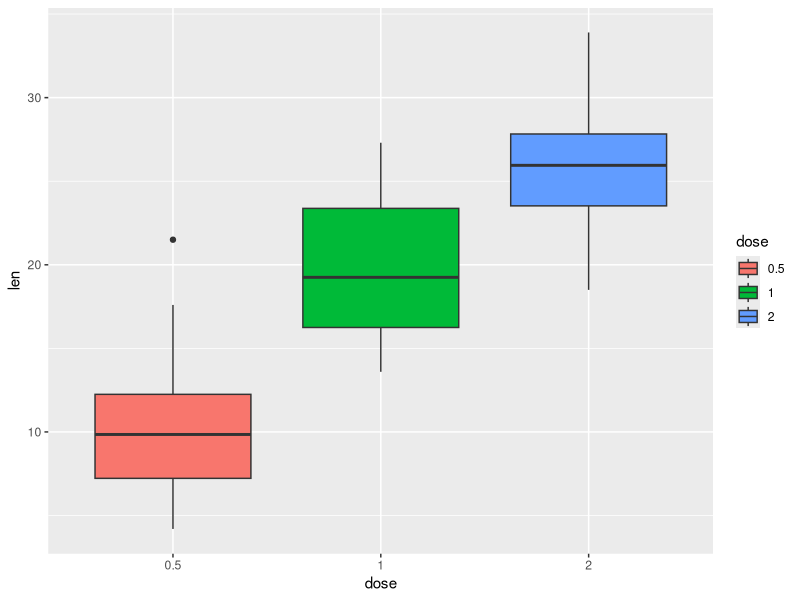
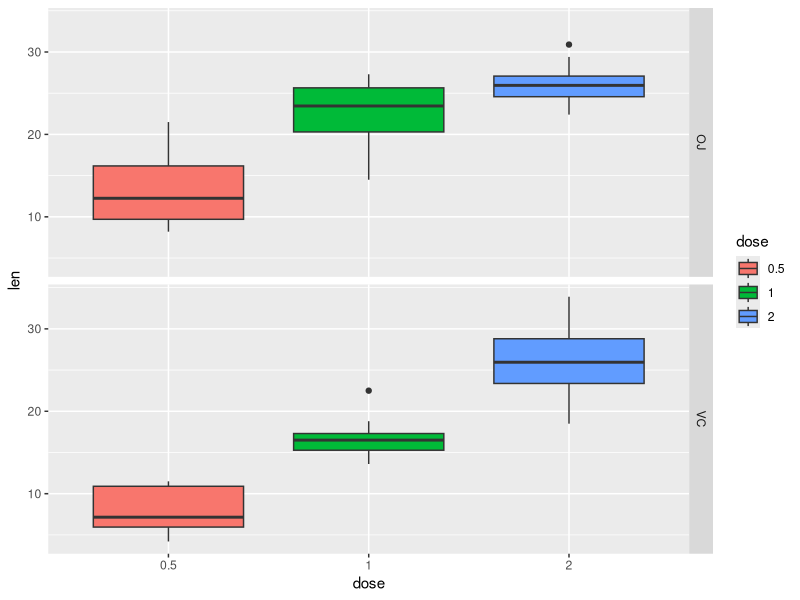
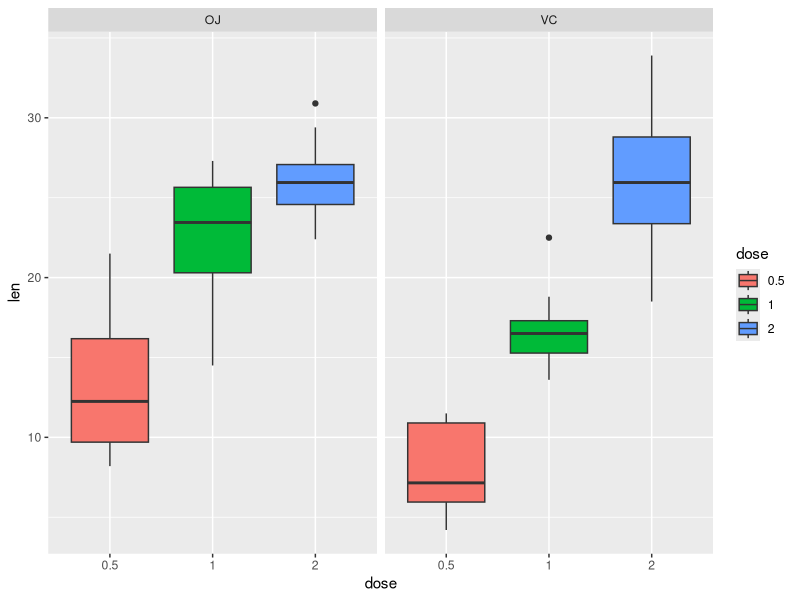
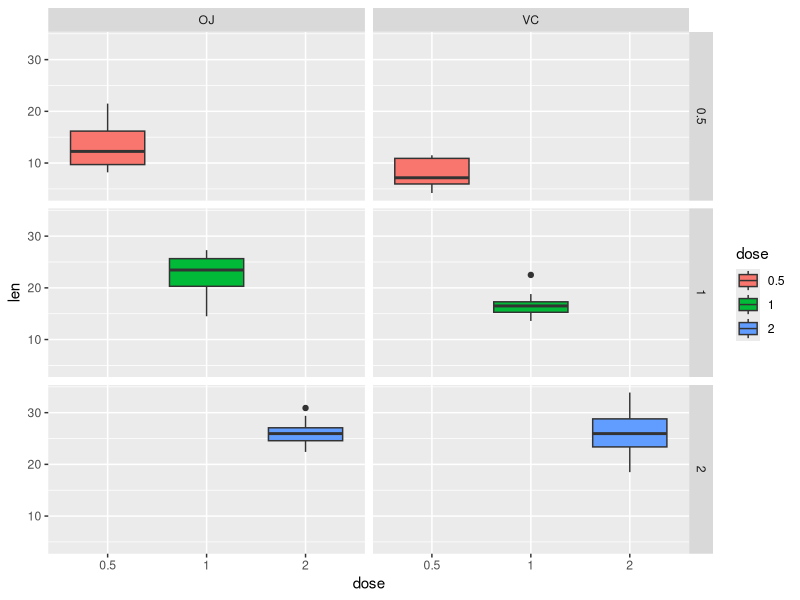
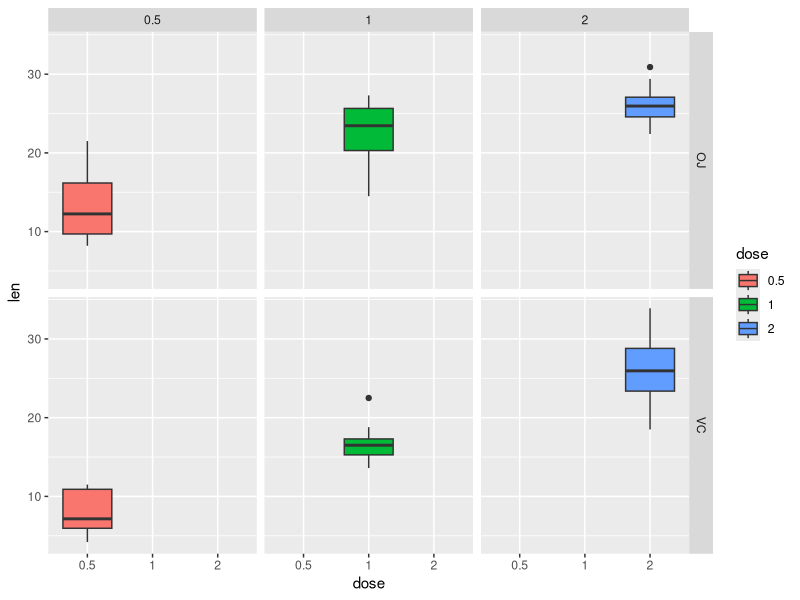
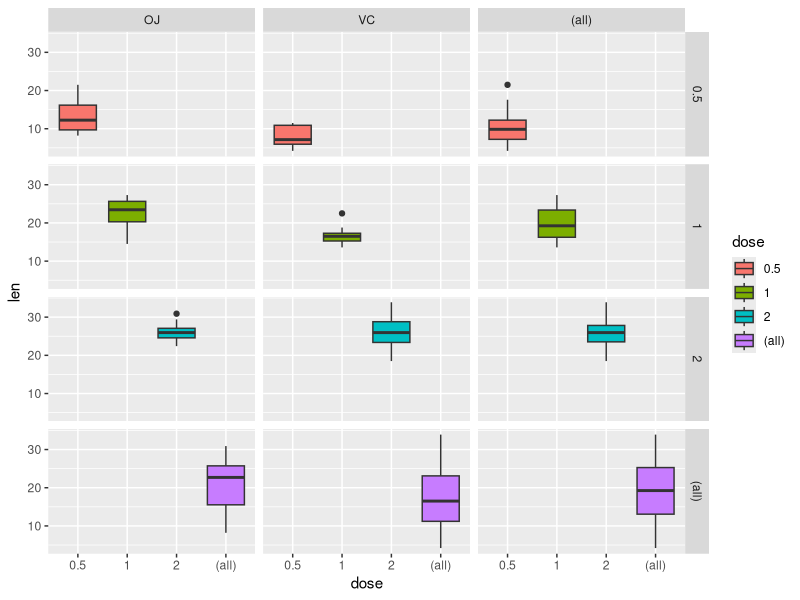
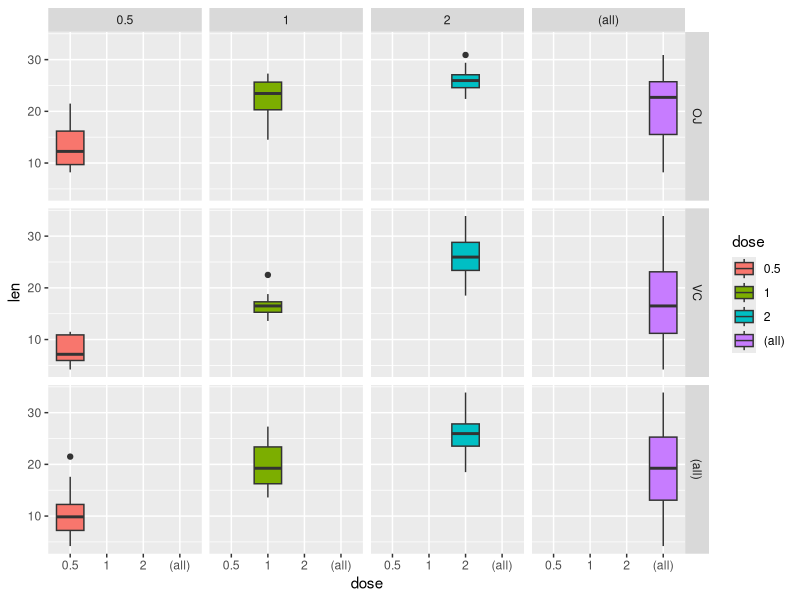
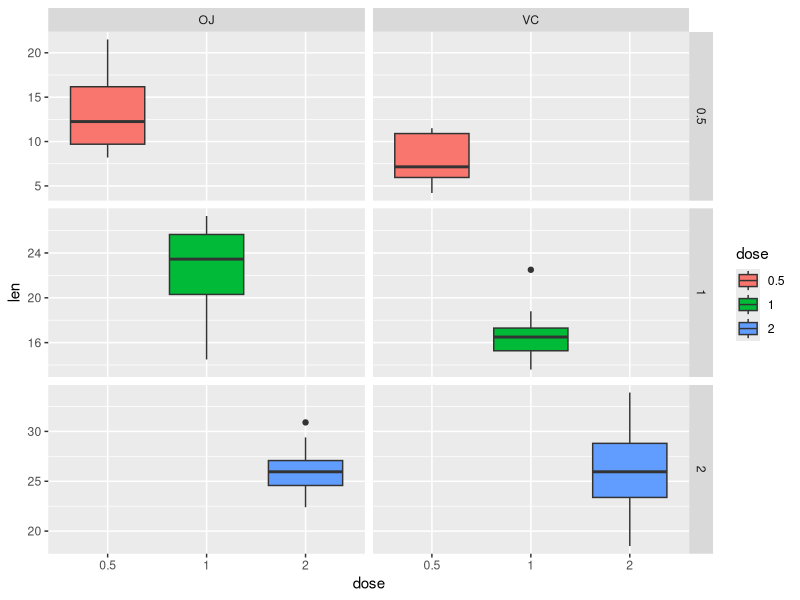

Recreate these plots in R, in order.
## ---- chunk 1
knitr::opts_chunk$set(echo = TRUE, warning = F, message = F)
## ---- chunk 2
library(dplyr) # Package dùng để biến đổi dữ liệu

# Xem cấu trúc các biến trong dữ liệu
ToothGrowth %>% str

# Convert biến dose từ định dạng numeric sang factor
df <- ToothGrowth %>% 
  mutate(dose = dose %>% as.factor)

# Xem cấu trúc các biến trong dữ liệu mới
df %>% str

# Summary dữ liệu mới
df %>% summary
## ---- chunk 3
library(ggplot2) # Package sử dụng để vẽ biểu đồ
bp <- df %>% 
  ggplot(aes(x=dose, y=len, group=dose)) +
  geom_boxplot(aes(fill=dose))

bp
## ---- chunk 4
# Split in vertical direction (chia theo chiều dọc)
bp + facet_grid(supp ~ .)

# Split in horizontal direction (chia theo chiều ngang)
bp + facet_grid(. ~ supp)
## ---- chunk 5
# Facet theo 2 biến: dose and supp.
# Dòng là dose và cột là supp
bp + facet_grid(dose ~ supp)

# Ngược lại: Dòng là supp và cột là dose
bp + facet_grid(supp ~ dose)
## ---- chunk 6
bp + facet_grid(dose ~ supp, margins=TRUE)

bp + facet_grid(supp ~ dose, margins=TRUE)
## ---- chunk 7
# Set trục y có scales khác nhau trong các panel khác nhau
bp + facet_grid(dose ~ supp, scales='free_y')
## ---- chunk 8
# Thêm giá trị của cả 2 biến supp và dose trong các panels
bp + facet_grid(dose ~ supp, labeller=label_both)
## ---- chunk 9
# Thay đổi facet text font. 
# Các font style có thể lựa chọn:
  # 'plain', 'italic', 'bold', 'bold.italic'.
bp + 
  facet_grid(dose ~ supp)+
  theme(strip.text.x = element_text(size=12, color="black",
                                    face="bold"),
        strip.text.y = element_text(size=12, color="black",
                                    face="bold"))

# Thay đổi facet background
bp + 
  facet_grid(dose ~ supp)+
  theme(strip.background = element_rect(colour="black", fill="white", 
                                        size=1.5, linetype="solid"))
## ---- chunk 10
# Chia biểu đồ theo biến dose theo phương ngang
bp + facet_wrap(~ dose)

# Set số cột = 2
bp + facet_wrap(~ dose, ncol=2)
